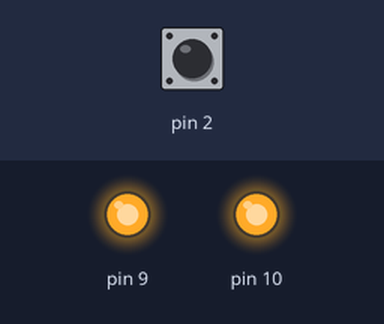
Bench run of a sketch on a simulated Arduino Uno, built with avr-gcc and run on an emulated ATmega328P. On the bench: output pins drawn as LEDs (lit = HIGH). Inputs (shaded band) come from the test bench; at power-on: pin 2 HIGH. What the sketch prints to the serial monitor is not drawn.

Above: at 0.1 s.
Timing chart, 0 to 1.6 s (numbered marks = the images above):
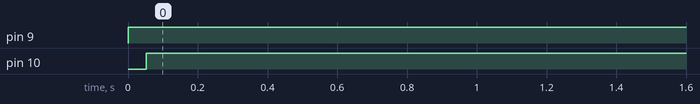

Measured:
- by itself, pin 9: LOW → HIGH at 0.00 s
- by itself, pin 10: LOW → HIGH at 0.05 s

The sketch:

LAB3.ino
```cpp
#include "Encoder.hpp"
#include "Motor.hpp"
#include "PIDController.hpp"
#include "BangBangController.hpp"

#define MOT1PWM 9 // PIN 9 is a PWM pin
#define MOT1DIR 10
mtrn3100::Motor motor(MOT1PWM,MOT1DIR);

#define EN_A 2 // PIN 2 is an interupt
#define EN_B 4
mtrn3100::Encoder encoder(EN_A, EN_B);

// mtrn3100::BangBangController controller(120,0); // speed, deadband
mtrn3100::PIDController controller(600, 1, 10); // Kp, Ki, Kd


void setup() {
  Serial.begin(9600);
  controller.zeroAndSetTarget(encoder.getRotation(), 6.3); // Set the target as 2 Radians

}

void loop() {

  Serial.print("controller error: ");
  Serial.println(controller.getError());

  int controller_output = controller.compute(encoder.getRotation());

  motor.setPWM(controller_output);
  Serial.print("controller output: ");
  Serial.println(controller_output);

  delay(50);

}
```

BangBangController.hpp
```cpp
#pragma once

#include <math.h>

namespace mtrn3100 {

class BangBangController {
public:
    BangBangController(float speed, float deadband) : speed(speed), deadband(deadband) {}

    // Compute the output signal required from the current/actual value.
    // it's about position control, so the input is the current position of the motor.
    float compute(float input) {
        error = setpoint - (input - zero_ref);

        // IMPLIMENT BANG BANG CONTROLLER - REFER TO THE TUTORIAL SLIDES
        if (error > deadband) {
            output = -speed;  // Move forward
        } else if (error < -deadband) {
            output = speed; // Move backward
        } else {
            output = 0;      // Stop
        }

        return output;
    }

    // Function used to return the last calculated error.
    // The error is the difference between the desired position and current position.
    float getError() {
      return error;
    }

    // Setting function used to update internal parameters
    void tune(float speed, float deadband) {
      speed = speed;
      deadband = deadband;
    }

    // This must be called before trying to achieve a setpoint.
    // First argument becomes the new zero reference point.
    // Target is the setpoint value.
    void zeroAndSetTarget(float zero, float target) {
        zero_ref = zero;
        setpoint = target;
    }

private:
    float speed, deadband;
    float error, output;
    float setpoint = 0;
    float zero_ref = 0;
};

}  // namespace mtrn3100
```

Encoder.hpp
```cpp
#pragma once

#include <Arduino.h>

#define M_PIF 3.1415926f

namespace mtrn3100 {


// The encoder class is a simple interface which counts and stores an encoders count.
// Encoder pin 1 is attached to the interupt on the arduino and used to trigger the count.
// Encoder pin 2 is attached to any digital pin and used to derrive rotation direction.
// The count is stored as a volatile variable due to the high frequency updates.
class Encoder {
public:
    Encoder(uint8_t enc1, uint8_t enc2) : encoder1_pin(enc1), encoder2_pin(enc2) {
        instance = this;  // Store the instance pointer
        pinMode(encoder1_pin, INPUT_PULLUP);
        pinMode(encoder2_pin, INPUT_PULLUP);

        // attach the interrupt on pin one such that it calls the readEncoderISR function on a rising edg
        attachInterrupt(digitalPinToInterrupt(encoder1_pin), readEncoderISR, RISING);


    }


    // Encoder function used to update the encoder
    void readEncoder() {
        noInterrupts();

        // NOTE: DO NOT PLACE SERIAL PRINT STATEMENTS IN THIS FUNCTION
        // NOTE: DO NOT CALL THIS FUNCTION MANUALLY IT WILL ONLY WORK IF CALLED BY THE INTERRUPT
        // Increase or Decrease the count by one based on the reading on encoder pin 2
        count += (digitalRead(encoder2_pin) == HIGH) ? -1 : 1;
        interrupts();
    }

    // Helper function which to convert encouder count to radians
    float getRotation() {
        // return the current rotation in radians when called
        return count * (2.0f * M_PIF / counts_per_revolution);
    }

    int getCount() {
        // return the current count when called
        return count;
    }

private:
    static void readEncoderISR() {
        if (instance != nullptr) {
            instance->readEncoder();
        }
    }

public:
    const uint8_t encoder1_pin;
    const uint8_t encoder2_pin;
    volatile int8_t direction;
    float position = 0;
    uint16_t counts_per_revolution = 700;
    volatile long count = 0;
    uint32_t prev_time;
    bool read = false;

private:
    static Encoder* instance;
};

Encoder* Encoder::instance = nullptr;

}  // namespace mtrn3100
```

Motor.hpp
```cpp
#pragma once

#include <Arduino.h>

#include "math.h"

namespace mtrn3100 {


// The motor class is a simple interface designed to assist in motor control
// You may choose to impliment additional functionality in the future such as dual motor or speed control
class Motor {
public:
    Motor( uint8_t pwm_pin, uint8_t in2) :  pwm_pin(pwm_pin), dir_pin(in2) {
        //  Setboth pins as output
        pinMode(pwm_pin, OUTPUT);
        pinMode(dir_pin, OUTPUT);
    }


    // This function outputs the desired motor direction and the PWM signal.
    // NOTE: a pwm signal > 255 could cause troubles as such ensure that pwm is clamped between 0 - 255.

    void setPWM(int16_t pwm) {

      // Output digital direction pin based on if input signal is positive or negative.
      // Output PWM signal between 0 - 255.
      int speed = abs(pwm);
      if (speed > 255)
      {
        speed = 255;
      }
      analogWrite(pwm_pin, speed); // Write the absolute value of pwm to the PWM pin
      digitalWrite(dir_pin, pwm >= 0 ? HIGH : LOW); // Set direction pin
    }

private:
    const uint8_t pwm_pin;
    const uint8_t dir_pin;
};

}  // namespace mtrn3100
```

PIDController.hpp
```cpp
#pragma once

#include <math.h>

namespace mtrn3100 {

class PIDController {
public:
    PIDController(float kp, float ki, float kd) : kp(kp), ki(ki), kd(kd) {}

    // Compute the output signal required from the current/actual value.
    float compute(float input) {

        curr_time = micros();
        dt = static_cast<float>(curr_time - prev_time) / 1e6;
        prev_time = curr_time;

        error = setpoint - (input - zero_ref);

        // IMPLIMENT PID CONTROLLER
        integral = integral + error * dt;
        derivative = (error - prev_error) / dt;
        output = kp*error + ki*integral + kd*derivative;

        prev_error = error;

        return output;
    }

    // Function used to return the last calculated error.
    // The error is the difference between the desired position and current position.
    void tune(float p, float i, float d) {
        kp = p;
        ki = i;
        kd = d;
    }

    float getError() {
      return error;
    }

    // This must be called before trying to achieve a setpoint.
    // The first argument becomes the new zero reference point.
    // Target is the setpoint value.
    void zeroAndSetTarget(float zero, float target) {
        prev_time = micros();
        zero_ref = zero;
        setpoint = target;
    }

public:
    uint32_t prev_time, curr_time = micros();
    float dt;

private:
    float kp, ki, kd;
    float error, derivative, integral, output;
    float prev_error = 0;
    float setpoint = 0;
    float zero_ref = 0;


};

}  // namespace mtrn3100
```
